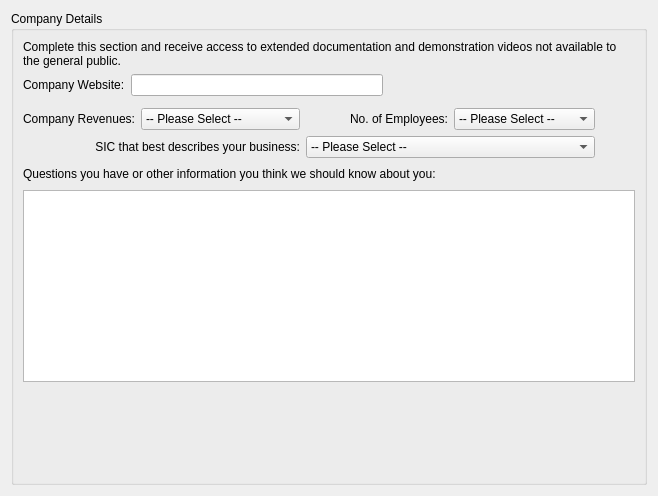
     <widget class="QWidget" name="_companyPage">
      <layout class="QVBoxLayout">
       <item>
        <widget class="QGroupBox" name="_companyGroup">
         <property name="title">
          <string>Company Details</string>
         </property>
         <layout class="QVBoxLayout">
          <item>
           <widget class="QLabel" name="_companyGroupLit">
            <property name="text">
             <string>Complete this section and receive access to extended documentation and demonstration videos not available to the general public.</string>
            </property>
            <property name="wordWrap">
             <bool>true</bool>
            </property>
            <property name="margin">
             <number>5</number>
            </property>
           </widget>
          </item>
          <item>
           <layout class="QHBoxLayout">
            <item>
             <widget class="QLabel" name="_companyUrlLit">
              <property name="text">
               <string>Company Website:</string>
              </property>
              <property name="buddy">
               <cstring>_companyUrl</cstring>
              </property>
             </widget>
            </item>
            <item>
             <widget class="QLineEdit" name="_companyUrl"/>
            </item>
            <item>
             <spacer>
              <property name="orientation">
               <enum>Qt::Horizontal</enum>
              </property>
              <property name="sizeHint" stdset="0">
               <size>
                <width>40</width>
                <height>20</height>
               </size>
              </property>
             </spacer>
            </item>
           </layout>
          </item>
          <item>
           <widget class="AddressCluster" name="_companyAddr">
            <property name="listVisible">
             <bool>false</bool>
            </property>
           </widget>
          </item>
          <item>
           <layout class="QGridLayout">
            <item row="0" column="0">
             <widget class="QLabel" name="_revenuesLit">
              <property name="text">
               <string>Company Revenues:</string>
              </property>
              <property name="alignment">
               <set>Qt::AlignRight|Qt::AlignTrailing|Qt::AlignVCenter</set>
              </property>
              <property name="buddy">
               <cstring>_revenues</cstring>
              </property>
             </widget>
            </item>
            <item row="0" column="1">
             <widget class="QComboBox" name="_revenues">
              <item>
               <property name="text">
                <string>-- Please Select --</string>
               </property>
              </item>
              <item>
               <property name="text">
                <string>Under $1 million</string>
               </property>
              </item>
              <item>
               <property name="text">
                <string>$1 million - $5 million</string>
               </property>
              </item>
              <item>
               <property name="text">
                <string>$5 million - $10 million</string>
               </property>
              </item>
              <item>
               <property name="text">
                <string>$10 million - $25 million</string>
               </property>
              </item>
              <item>
               <property name="text">
                <string>$25 million - $50 million</string>
               </property>
              </item>
              <item>
               <property name="text">
                <string>Over $50 million</string>
               </property>
              </item>
             </widget>
            </item>
            <item row="0" column="2">
             <widget class="QLabel" name="_noemployeesLit">
              <property name="text">
               <string>No. of Employees:</string>
              </property>
              <property name="alignment">
               <set>Qt::AlignRight|Qt::AlignTrailing|Qt::AlignVCenter</set>
              </property>
              <property name="buddy">
               <cstring>_noemployees</cstring>
              </property>
             </widget>
            </item>
            <item row="0" column="3">
             <widget class="QComboBox" name="_noemployees">
              <item>
               <property name="text">
                <string>-- Please Select --</string>
               </property>
              </item>
              <item>
               <property name="text">
                <string>Under 50</string>
               </property>
              </item>
              <item>
               <property name="text">
                <string>50-100</string>
               </property>
              </item>
              <item>
               <property name="text">
                <string>100-250</string>
               </property>
              </item>
              <item>
               <property name="text">
                <string>250-500</string>
               </property>
              </item>
              <item>
               <property name="text">
                <string>More than 500</string>
               </property>
              </item>
             </widget>
            </item>
            <item row="1" column="0" colspan="2">
             <widget class="QLabel" name="_sicLit">
              <property name="text">
               <string>SIC that best describes your business:</string>
              </property>
              <property name="alignment">
               <set>Qt::AlignRight|Qt::AlignTrailing|Qt::AlignVCenter</set>
              </property>
              <property name="wordWrap">
               <bool>false</bool>
              </property>
              <property name="buddy">
               <cstring>_sic</cstring>
              </property>
             </widget>
            </item>
            <item row="1" column="2" colspan="2">
             <widget class="QComboBox" name="_sic">
              <item>
               <property name="text">
                <string>-- Please Select --</string>
               </property>
              </item>
              <item>
               <property name="text">
                <string>Not a manufacturer</string>
               </property>
              </item>
              <item>
               <property name="text">
                <string>20 - Food and kindred products</string>
               </property>
              </item>
              <item>
               <property name="text">
                <string>21 - Tobacco products</string>
               </property>
              </item>
              <item>
               <property name="text">
                <string>22 - Textile mill products</string>
               </property>
              </item>
              <item>
               <property name="text">
                <string>23 - Apparel and other textile products</string>
               </property>
              </item>
              <item>
               <property name="text">
                <string>24 - Lumber and wood products</string>
               </property>
              </item>
              <item>
               <property name="text">
                <string>25 - Furniture and fixtures</string>
               </property>
              </item>
              <item>
               <property name="text">
                <string>26 - Paper and allied products</string>
               </property>
              </item>
              <item>
               <property name="text">
                <string>27 - Printing and publishing</string>
               </property>
              </item>
              <item>
               <property name="text">
                <string>28 - Chemicals and allied products</string>
               </property>
              </item>
              <item>
               <property name="text">
                <string>29 - Petroleum and coal products</string>
               </property>
              </item>
              <item>
               <property name="text">
                <string>30 - Rubber and miscellaneous plastic products</string>
               </property>
              </item>
              <item>
               <property name="text">
                <string>31 - Leather and leather products</string>
               </property>
              </item>
              <item>
               <property name="text">
                <string>32 - Stone, clay and glass products</string>
               </property>
              </item>
              <item>
               <property name="text">
                <string>33 - Primary metal industries</string>
               </property>
              </item>
              <item>
               <property name="text">
                <string>34 - Fabricated metal products</string>
               </property>
              </item>
              <item>
               <property name="text">
                <string>35 - Industrial machinery and equipment</string>
               </property>
              </item>
              <item>
               <property name="text">
                <string>36 - Electronic and other electric equipment</string>
               </property>
              </item>
              <item>
               <property name="text">
                <string>37 - Transportation equipment</string>
               </property>
              </item>
              <item>
               <property name="text">
                <string>38 - Instruments and related products</string>
               </property>
              </item>
              <item>
               <property name="text">
                <string>39 - Miscellaneous manufacturing industries</string>
               </property>
              </item>
             </widget>
            </item>
            <item row="0" column="4">
             <spacer>
              <property name="orientation">
               <enum>Qt::Horizontal</enum>
              </property>
              <property name="sizeHint" stdset="0">
               <size>
                <width>40</width>
                <height>20</height>
               </size>
              </property>
             </spacer>
            </item>
           </layout>
          </item>
          <item>
           <layout class="QHBoxLayout">
            <item>
             <widget class="QLabel" name="_otherInfoLit">
              <property name="text">
               <string>Questions you have or other information you think we should know about you:</string>
              </property>
             </widget>
            </item>
            <item>
             <spacer>
              <property name="orientation">
               <enum>Qt::Horizontal</enum>
              </property>
              <property name="sizeHint" stdset="0">
               <size>
                <width>40</width>
                <height>20</height>
               </size>
              </property>
             </spacer>
            </item>
           </layout>
          </item>
          <item>
           <widget class="QTextEdit" name="_otherInfo"/>
          </item>
          <item>
           <spacer>
            <property name="orientation">
             <enum>Qt::Vertical</enum>
            </property>
            <property name="sizeHint" stdset="0">
             <size>
              <width>20</width>
              <height>91</height>
             </size>
            </property>
           </spacer>
          </item>
         </layout>
        </widget>
       </item>
      </layout>
     </widget>
